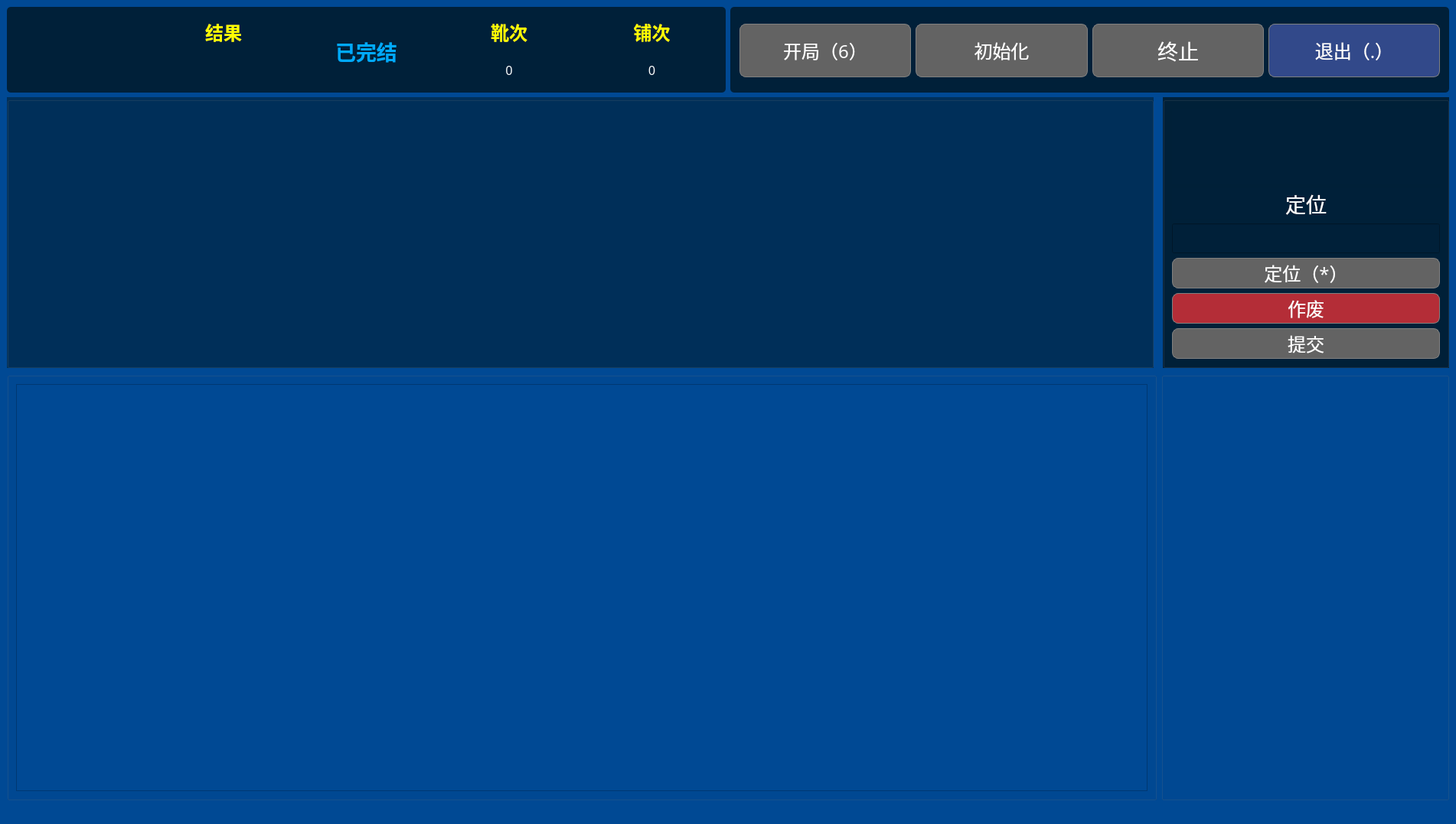
<?xml version="1.0" encoding="UTF-8"?>
<ui version="4.0">
 <class>MainWindow</class>
 <widget class="QMainWindow" name="MainWindow">
  <property name="geometry">
   <rect>
    <x>0</x>
    <y>0</y>
    <width>1902</width>
    <height>1077</height>
   </rect>
  </property>
  <property name="font">
   <font>
    <family>方正粗黑宋简体</family>
   </font>
  </property>
  <property name="windowTitle">
   <string>MainWindow</string>
  </property>
  <property name="styleSheet">
   <string notr="true">background-color: rgb(0, 73, 148);</string>
  </property>
  <widget class="QWidget" name="centralwidget">
   <layout class="QVBoxLayout" name="verticalLayout_7" stretch="1,3,5">
    <item>
     <layout class="QGridLayout" name="gridLayout">
      <property name="sizeConstraint">
       <enum>QLayout::SetMinAndMaxSize</enum>
      </property>
      <item row="0" column="1">
       <widget class="QGroupBox" name="groupBox_2">
        <property name="styleSheet">
         <string notr="true">border-radius:5px;
background-color: rgb(0,32, 57);
</string>
        </property>
        <property name="title">
         <string/>
        </property>
        <layout class="QGridLayout" name="gridLayout_2">
         <item row="0" column="2">
          <widget class="QPushButton" name="pu_end">
           <property name="enabled">
            <bool>false</bool>
           </property>
           <property name="minimumSize">
            <size>
             <width>0</width>
             <height>70</height>
            </size>
           </property>
           <property name="font">
            <font>
             <family>方正粗黑宋简体</family>
             <pointsize>20</pointsize>
            </font>
           </property>
           <property name="styleSheet">
            <string notr="true">QPushButton{color: rgb(255, 255, 255);background:rgb(50, 73, 138);border:1px solid grey; border-radius: 8px;}
QPushButton:hover{border-color:rgb(139,170,105)}
QPushButton:pressed{border-color:gray;background-color:rgb(54, 65, 97);}
QPushButton:disabled{border-color:gray;background-color: rgb(99, 99, 99);
}</string>
           </property>
           <property name="text">
            <string>终止</string>
           </property>
          </widget>
         </item>
         <item row="0" column="3">
          <widget class="QPushButton" name="pu_exit">
           <property name="enabled">
            <bool>true</bool>
           </property>
           <property name="minimumSize">
            <size>
             <width>0</width>
             <height>70</height>
            </size>
           </property>
           <property name="font">
            <font>
             <family>方正粗黑宋简体</family>
             <pointsize>18</pointsize>
             <weight>50</weight>
             <bold>false</bold>
            </font>
           </property>
           <property name="styleSheet">
            <string notr="true">QPushButton{color: rgb(255, 255, 255);background:rgb(50, 73, 138);border:1px solid grey; border-radius: 8px;}
QPushButton:hover{border-color:rgb(139,170,105)}
QPushButton:pressed{border-color:gray;background-color:rgb(54, 65, 97);}
QPushButton:disabled{border-color:gray;background-color: rgb(99, 99, 99);
}</string>
           </property>
           <property name="text">
            <string>退出（.）</string>
           </property>
           <property name="shortcut">
            <string>.</string>
           </property>
          </widget>
         </item>
         <item row="0" column="0">
          <widget class="QPushButton" name="pu_start">
           <property name="enabled">
            <bool>false</bool>
           </property>
           <property name="minimumSize">
            <size>
             <width>0</width>
             <height>70</height>
            </size>
           </property>
           <property name="font">
            <font>
             <family>方正粗黑宋简体</family>
             <pointsize>18</pointsize>
            </font>
           </property>
           <property name="styleSheet">
            <string notr="true">QPushButton{color: rgb(255, 255, 255);background:rgb(50, 73, 138);border:1px solid grey; border-radius: 8px;}
QPushButton:hover{border-color:rgb(139,170,105)}
QPushButton:pressed{border-color:gray;background-color:rgb(54, 65, 97);}
QPushButton:disabled{border-color:gray;background-color: rgb(99, 99, 99);
}</string>
           </property>
           <property name="text">
            <string>开局（6）</string>
           </property>
           <property name="shortcut">
            <string>6</string>
           </property>
           <property name="checkable">
            <bool>true</bool>
           </property>
           <property name="checked">
            <bool>false</bool>
           </property>
           <property name="autoRepeat">
            <bool>false</bool>
           </property>
          </widget>
         </item>
         <item row="0" column="1">
          <widget class="QPushButton" name="pu_init">
           <property name="enabled">
            <bool>false</bool>
           </property>
           <property name="minimumSize">
            <size>
             <width>0</width>
             <height>70</height>
            </size>
           </property>
           <property name="font">
            <font>
             <family>方正粗黑宋简体</family>
             <pointsize>18</pointsize>
             <weight>50</weight>
             <bold>false</bold>
            </font>
           </property>
           <property name="styleSheet">
            <string notr="true">QPushButton{color: rgb(255, 255, 255);background:rgb(50, 73, 138);border:1px solid grey; border-radius: 8px;}
QPushButton:hover{border-color:rgb(139,170,105)}
QPushButton:pressed{border-color:gray;background-color:rgb(54, 65, 97);}
QPushButton:disabled{border-color:gray;background-color: rgb(99, 99, 99);
}</string>
           </property>
           <property name="text">
            <string>初始化</string>
           </property>
          </widget>
         </item>
        </layout>
       </widget>
      </item>
      <item row="0" column="0">
       <widget class="QGroupBox" name="groupBox">
        <property name="palette">
         <palette>
          <active>
           <colorrole role="WindowText">
            <brush brushstyle="SolidPattern">
             <color alpha="255">
              <red>0</red>
              <green>0</green>
              <blue>0</blue>
             </color>
            </brush>
           </colorrole>
           <colorrole role="Button">
            <brush brushstyle="SolidPattern">
             <color alpha="255">
              <red>0</red>
              <green>32</green>
              <blue>57</blue>
             </color>
            </brush>
           </colorrole>
           <colorrole role="Light">
            <brush brushstyle="SolidPattern">
             <color alpha="255">
              <red>127</red>
              <green>170</green>
              <blue>255</blue>
             </color>
            </brush>
           </colorrole>
           <colorrole role="Midlight">
            <brush brushstyle="SolidPattern">
             <color alpha="255">
              <red>63</red>
              <green>127</green>
              <blue>255</blue>
             </color>
            </brush>
           </colorrole>
           <colorrole role="Dark">
            <brush brushstyle="SolidPattern">
             <color alpha="255">
              <red>0</red>
              <green>42</green>
              <blue>127</blue>
             </color>
            </brush>
           </colorrole>
           <colorrole role="Mid">
            <brush brushstyle="SolidPattern">
             <color alpha="255">
              <red>0</red>
              <green>56</green>
              <blue>170</blue>
             </color>
            </brush>
           </colorrole>
           <colorrole role="Text">
            <brush brushstyle="SolidPattern">
             <color alpha="255">
              <red>0</red>
              <green>0</green>
              <blue>0</blue>
             </color>
            </brush>
           </colorrole>
           <colorrole role="BrightText">
            <brush brushstyle="SolidPattern">
             <color alpha="255">
              <red>255</red>
              <green>255</green>
              <blue>255</blue>
             </color>
            </brush>
           </colorrole>
           <colorrole role="ButtonText">
            <brush brushstyle="SolidPattern">
             <color alpha="255">
              <red>0</red>
              <green>0</green>
              <blue>0</blue>
             </color>
            </brush>
           </colorrole>
           <colorrole role="Base">
            <brush brushstyle="SolidPattern">
             <color alpha="255">
              <red>0</red>
              <green>32</green>
              <blue>57</blue>
             </color>
            </brush>
           </colorrole>
           <colorrole role="Window">
            <brush brushstyle="SolidPattern">
             <color alpha="255">
              <red>0</red>
              <green>32</green>
              <blue>57</blue>
             </color>
            </brush>
           </colorrole>
           <colorrole role="Shadow">
            <brush brushstyle="SolidPattern">
             <color alpha="255">
              <red>0</red>
              <green>0</green>
              <blue>0</blue>
             </color>
            </brush>
           </colorrole>
           <colorrole role="AlternateBase">
            <brush brushstyle="SolidPattern">
             <color alpha="255">
              <red>127</red>
              <green>170</green>
              <blue>255</blue>
             </color>
            </brush>
           </colorrole>
           <colorrole role="ToolTipBase">
            <brush brushstyle="SolidPattern">
             <color alpha="255">
              <red>255</red>
              <green>255</green>
              <blue>220</blue>
             </color>
            </brush>
           </colorrole>
           <colorrole role="ToolTipText">
            <brush brushstyle="SolidPattern">
             <color alpha="255">
              <red>0</red>
              <green>0</green>
              <blue>0</blue>
             </color>
            </brush>
           </colorrole>
           <colorrole role="PlaceholderText">
            <brush brushstyle="SolidPattern">
             <color alpha="128">
              <red>0</red>
              <green>0</green>
              <blue>0</blue>
             </color>
            </brush>
           </colorrole>
          </active>
          <inactive>
           <colorrole role="WindowText">
            <brush brushstyle="SolidPattern">
             <color alpha="255">
              <red>0</red>
              <green>0</green>
              <blue>0</blue>
             </color>
            </brush>
           </colorrole>
           <colorrole role="Button">
            <brush brushstyle="SolidPattern">
             <color alpha="255">
              <red>0</red>
              <green>32</green>
              <blue>57</blue>
             </color>
            </brush>
           </colorrole>
           <colorrole role="Light">
            <brush brushstyle="SolidPattern">
             <color alpha="255">
              <red>127</red>
              <green>170</green>
              <blue>255</blue>
             </color>
            </brush>
           </colorrole>
           <colorrole role="Midlight">
            <brush brushstyle="SolidPattern">
             <color alpha="255">
              <red>63</red>
              <green>127</green>
              <blue>255</blue>
             </color>
            </brush>
           </colorrole>
           <colorrole role="Dark">
            <brush brushstyle="SolidPattern">
             <color alpha="255">
              <red>0</red>
              <green>42</green>
              <blue>127</blue>
             </color>
            </brush>
           </colorrole>
           <colorrole role="Mid">
            <brush brushstyle="SolidPattern">
             <color alpha="255">
              <red>0</red>
              <green>56</green>
              <blue>170</blue>
             </color>
            </brush>
           </colorrole>
           <colorrole role="Text">
            <brush brushstyle="SolidPattern">
             <color alpha="255">
              <red>0</red>
              <green>0</green>
              <blue>0</blue>
             </color>
            </brush>
           </colorrole>
           <colorrole role="BrightText">
            <brush brushstyle="SolidPattern">
             <color alpha="255">
              <red>255</red>
              <green>255</green>
              <blue>255</blue>
             </color>
            </brush>
           </colorrole>
           <colorrole role="ButtonText">
            <brush brushstyle="SolidPattern">
             <color alpha="255">
              <red>0</red>
              <green>0</green>
              <blue>0</blue>
             </color>
            </brush>
           </colorrole>
           <colorrole role="Base">
            <brush brushstyle="SolidPattern">
             <color alpha="255">
              <red>0</red>
              <green>32</green>
              <blue>57</blue>
             </color>
            </brush>
           </colorrole>
           <colorrole role="Window">
            <brush brushstyle="SolidPattern">
             <color alpha="255">
              <red>0</red>
              <green>32</green>
              <blue>57</blue>
             </color>
            </brush>
           </colorrole>
           <colorrole role="Shadow">
            <brush brushstyle="SolidPattern">
             <color alpha="255">
              <red>0</red>
              <green>0</green>
              <blue>0</blue>
             </color>
            </brush>
           </colorrole>
           <colorrole role="AlternateBase">
            <brush brushstyle="SolidPattern">
             <color alpha="255">
              <red>127</red>
              <green>170</green>
              <blue>255</blue>
             </color>
            </brush>
           </colorrole>
           <colorrole role="ToolTipBase">
            <brush brushstyle="SolidPattern">
             <color alpha="255">
              <red>255</red>
              <green>255</green>
              <blue>220</blue>
             </color>
            </brush>
           </colorrole>
           <colorrole role="ToolTipText">
            <brush brushstyle="SolidPattern">
             <color alpha="255">
              <red>0</red>
              <green>0</green>
              <blue>0</blue>
             </color>
            </brush>
           </colorrole>
           <colorrole role="PlaceholderText">
            <brush brushstyle="SolidPattern">
             <color alpha="128">
              <red>0</red>
              <green>0</green>
              <blue>0</blue>
             </color>
            </brush>
           </colorrole>
          </inactive>
          <disabled>
           <colorrole role="WindowText">
            <brush brushstyle="SolidPattern">
             <color alpha="255">
              <red>0</red>
              <green>42</green>
              <blue>127</blue>
             </color>
            </brush>
           </colorrole>
           <colorrole role="Button">
            <brush brushstyle="SolidPattern">
             <color alpha="255">
              <red>0</red>
              <green>32</green>
              <blue>57</blue>
             </color>
            </brush>
           </colorrole>
           <colorrole role="Light">
            <brush brushstyle="SolidPattern">
             <color alpha="255">
              <red>127</red>
              <green>170</green>
              <blue>255</blue>
             </color>
            </brush>
           </colorrole>
           <colorrole role="Midlight">
            <brush brushstyle="SolidPattern">
             <color alpha="255">
              <red>63</red>
              <green>127</green>
              <blue>255</blue>
             </color>
            </brush>
           </colorrole>
           <colorrole role="Dark">
            <brush brushstyle="SolidPattern">
             <color alpha="255">
              <red>0</red>
              <green>42</green>
              <blue>127</blue>
             </color>
            </brush>
           </colorrole>
           <colorrole role="Mid">
            <brush brushstyle="SolidPattern">
             <color alpha="255">
              <red>0</red>
              <green>56</green>
              <blue>170</blue>
             </color>
            </brush>
           </colorrole>
           <colorrole role="Text">
            <brush brushstyle="SolidPattern">
             <color alpha="255">
              <red>0</red>
              <green>42</green>
              <blue>127</blue>
             </color>
            </brush>
           </colorrole>
           <colorrole role="BrightText">
            <brush brushstyle="SolidPattern">
             <color alpha="255">
              <red>255</red>
              <green>255</green>
              <blue>255</blue>
             </color>
            </brush>
           </colorrole>
           <colorrole role="ButtonText">
            <brush brushstyle="SolidPattern">
             <color alpha="255">
              <red>0</red>
              <green>42</green>
              <blue>127</blue>
             </color>
            </brush>
           </colorrole>
           <colorrole role="Base">
            <brush brushstyle="SolidPattern">
             <color alpha="255">
              <red>0</red>
              <green>32</green>
              <blue>57</blue>
             </color>
            </brush>
           </colorrole>
           <colorrole role="Window">
            <brush brushstyle="SolidPattern">
             <color alpha="255">
              <red>0</red>
              <green>32</green>
              <blue>57</blue>
             </color>
            </brush>
           </colorrole>
           <colorrole role="Shadow">
            <brush brushstyle="SolidPattern">
             <color alpha="255">
              <red>0</red>
              <green>0</green>
              <blue>0</blue>
             </color>
            </brush>
           </colorrole>
           <colorrole role="AlternateBase">
            <brush brushstyle="SolidPattern">
             <color alpha="255">
              <red>0</red>
              <green>85</green>
              <blue>255</blue>
             </color>
            </brush>
           </colorrole>
           <colorrole role="ToolTipBase">
            <brush brushstyle="SolidPattern">
             <color alpha="255">
              <red>255</red>
              <green>255</green>
              <blue>220</blue>
             </color>
            </brush>
           </colorrole>
           <colorrole role="ToolTipText">
            <brush brushstyle="SolidPattern">
             <color alpha="255">
              <red>0</red>
              <green>0</green>
              <blue>0</blue>
             </color>
            </brush>
           </colorrole>
           <colorrole role="PlaceholderText">
            <brush brushstyle="SolidPattern">
             <color alpha="128">
              <red>0</red>
              <green>0</green>
              <blue>0</blue>
             </color>
            </brush>
           </colorrole>
          </disabled>
         </palette>
        </property>
        <property name="layoutDirection">
         <enum>Qt::LeftToRight</enum>
        </property>
        <property name="autoFillBackground">
         <bool>false</bool>
        </property>
        <property name="styleSheet">
         <string notr="true">border-radius:5px;
background-color: rgb(0,32, 57);
</string>
        </property>
        <property name="title">
         <string/>
        </property>
        <property name="alignment">
         <set>Qt::AlignCenter</set>
        </property>
        <layout class="QGridLayout" name="gridLayout_3">
         <property name="leftMargin">
          <number>3</number>
         </property>
         <property name="topMargin">
          <number>3</number>
         </property>
         <property name="rightMargin">
          <number>3</number>
         </property>
         <property name="bottomMargin">
          <number>3</number>
         </property>
         <item row="0" column="0">
          <widget class="QLabel" name="desk_num">
           <property name="palette">
            <palette>
             <active>
              <colorrole role="WindowText">
               <brush brushstyle="SolidPattern">
                <color alpha="255">
                 <red>255</red>
                 <green>255</green>
                 <blue>0</blue>
                </color>
               </brush>
              </colorrole>
              <colorrole role="Button">
               <brush brushstyle="SolidPattern">
                <color alpha="255">
                 <red>0</red>
                 <green>32</green>
                 <blue>57</blue>
                </color>
               </brush>
              </colorrole>
              <colorrole role="Base">
               <brush brushstyle="SolidPattern">
                <color alpha="255">
                 <red>0</red>
                 <green>32</green>
                 <blue>57</blue>
                </color>
               </brush>
              </colorrole>
              <colorrole role="Window">
               <brush brushstyle="SolidPattern">
                <color alpha="255">
                 <red>0</red>
                 <green>32</green>
                 <blue>57</blue>
                </color>
               </brush>
              </colorrole>
             </active>
             <inactive>
              <colorrole role="WindowText">
               <brush brushstyle="SolidPattern">
                <color alpha="255">
                 <red>255</red>
                 <green>255</green>
                 <blue>0</blue>
                </color>
               </brush>
              </colorrole>
              <colorrole role="Button">
               <brush brushstyle="SolidPattern">
                <color alpha="255">
                 <red>0</red>
                 <green>32</green>
                 <blue>57</blue>
                </color>
               </brush>
              </colorrole>
              <colorrole role="Base">
               <brush brushstyle="SolidPattern">
                <color alpha="255">
                 <red>0</red>
                 <green>32</green>
                 <blue>57</blue>
                </color>
               </brush>
              </colorrole>
              <colorrole role="Window">
               <brush brushstyle="SolidPattern">
                <color alpha="255">
                 <red>0</red>
                 <green>32</green>
                 <blue>57</blue>
                </color>
               </brush>
              </colorrole>
             </inactive>
             <disabled>
              <colorrole role="WindowText">
               <brush brushstyle="SolidPattern">
                <color alpha="255">
                 <red>0</red>
                 <green>42</green>
                 <blue>127</blue>
                </color>
               </brush>
              </colorrole>
              <colorrole role="Button">
               <brush brushstyle="SolidPattern">
                <color alpha="255">
                 <red>0</red>
                 <green>32</green>
                 <blue>57</blue>
                </color>
               </brush>
              </colorrole>
              <colorrole role="Base">
               <brush brushstyle="SolidPattern">
                <color alpha="255">
                 <red>0</red>
                 <green>32</green>
                 <blue>57</blue>
                </color>
               </brush>
              </colorrole>
              <colorrole role="Window">
               <brush brushstyle="SolidPattern">
                <color alpha="255">
                 <red>0</red>
                 <green>32</green>
                 <blue>57</blue>
                </color>
               </brush>
              </colorrole>
             </disabled>
            </palette>
           </property>
           <property name="font">
            <font>
             <pointsize>24</pointsize>
             <weight>75</weight>
             <bold>true</bold>
            </font>
           </property>
           <property name="styleSheet">
            <string notr="true"/>
           </property>
           <property name="text">
            <string/>
           </property>
           <property name="alignment">
            <set>Qt::AlignCenter</set>
           </property>
           <property name="buddy">
            <cstring></cstring>
           </property>
          </widget>
         </item>
         <item row="0" column="1">
          <layout class="QVBoxLayout" name="verticalLayout">
           <item>
            <widget class="QLabel" name="label_11">
             <property name="palette">
              <palette>
               <active>
                <colorrole role="WindowText">
                 <brush brushstyle="SolidPattern">
                  <color alpha="255">
                   <red>255</red>
                   <green>255</green>
                   <blue>0</blue>
                  </color>
                 </brush>
                </colorrole>
                <colorrole role="Button">
                 <brush brushstyle="SolidPattern">
                  <color alpha="255">
                   <red>0</red>
                   <green>32</green>
                   <blue>57</blue>
                  </color>
                 </brush>
                </colorrole>
                <colorrole role="Base">
                 <brush brushstyle="SolidPattern">
                  <color alpha="255">
                   <red>0</red>
                   <green>32</green>
                   <blue>57</blue>
                  </color>
                 </brush>
                </colorrole>
                <colorrole role="Window">
                 <brush brushstyle="SolidPattern">
                  <color alpha="255">
                   <red>0</red>
                   <green>32</green>
                   <blue>57</blue>
                  </color>
                 </brush>
                </colorrole>
               </active>
               <inactive>
                <colorrole role="WindowText">
                 <brush brushstyle="SolidPattern">
                  <color alpha="255">
                   <red>255</red>
                   <green>255</green>
                   <blue>0</blue>
                  </color>
                 </brush>
                </colorrole>
                <colorrole role="Button">
                 <brush brushstyle="SolidPattern">
                  <color alpha="255">
                   <red>0</red>
                   <green>32</green>
                   <blue>57</blue>
                  </color>
                 </brush>
                </colorrole>
                <colorrole role="Base">
                 <brush brushstyle="SolidPattern">
                  <color alpha="255">
                   <red>0</red>
                   <green>32</green>
                   <blue>57</blue>
                  </color>
                 </brush>
                </colorrole>
                <colorrole role="Window">
                 <brush brushstyle="SolidPattern">
                  <color alpha="255">
                   <red>0</red>
                   <green>32</green>
                   <blue>57</blue>
                  </color>
                 </brush>
                </colorrole>
               </inactive>
               <disabled>
                <colorrole role="WindowText">
                 <brush brushstyle="SolidPattern">
                  <color alpha="255">
                   <red>120</red>
                   <green>120</green>
                   <blue>120</blue>
                  </color>
                 </brush>
                </colorrole>
                <colorrole role="Button">
                 <brush brushstyle="SolidPattern">
                  <color alpha="255">
                   <red>0</red>
                   <green>32</green>
                   <blue>57</blue>
                  </color>
                 </brush>
                </colorrole>
                <colorrole role="Base">
                 <brush brushstyle="SolidPattern">
                  <color alpha="255">
                   <red>0</red>
                   <green>32</green>
                   <blue>57</blue>
                  </color>
                 </brush>
                </colorrole>
                <colorrole role="Window">
                 <brush brushstyle="SolidPattern">
                  <color alpha="255">
                   <red>0</red>
                   <green>32</green>
                   <blue>57</blue>
                  </color>
                 </brush>
                </colorrole>
               </disabled>
              </palette>
             </property>
             <property name="font">
              <font>
               <pointsize>18</pointsize>
               <weight>75</weight>
               <bold>true</bold>
              </font>
             </property>
             <property name="text">
              <string>结果</string>
             </property>
             <property name="alignment">
              <set>Qt::AlignCenter</set>
             </property>
            </widget>
           </item>
           <item>
            <layout class="QHBoxLayout" name="horizontalLayout">
             <item>
              <widget class="QLabel" name="pu_result">
               <property name="font">
                <font>
                 <pointsize>12</pointsize>
                </font>
               </property>
               <property name="styleSheet">
                <string notr="true">color: rgb(255, 255, 255);</string>
               </property>
               <property name="text">
                <string/>
               </property>
               <property name="alignment">
                <set>Qt::AlignCenter</set>
               </property>
              </widget>
             </item>
            </layout>
           </item>
          </layout>
         </item>
         <item row="0" column="2">
          <widget class="QLabel" name="opration_show">
           <property name="font">
            <font>
             <pointsize>20</pointsize>
             <weight>75</weight>
             <bold>true</bold>
            </font>
           </property>
           <property name="styleSheet">
            <string notr="true">color: rgb(0, 170, 255);</string>
           </property>
           <property name="text">
            <string>已完结</string>
           </property>
           <property name="alignment">
            <set>Qt::AlignCenter</set>
           </property>
          </widget>
         </item>
         <item row="0" column="3">
          <layout class="QVBoxLayout" name="verticalLayout_2">
           <item>
            <widget class="QLabel" name="label_5">
             <property name="font">
              <font>
               <pointsize>18</pointsize>
               <weight>75</weight>
               <bold>true</bold>
              </font>
             </property>
             <property name="styleSheet">
              <string notr="true">color: rgb(255, 255, 0);</string>
             </property>
             <property name="text">
              <string>靴次</string>
             </property>
             <property name="alignment">
              <set>Qt::AlignCenter</set>
             </property>
            </widget>
           </item>
           <item>
            <widget class="QLabel" name="xue_times">
             <property name="font">
              <font>
               <pointsize>12</pointsize>
              </font>
             </property>
             <property name="styleSheet">
              <string notr="true">color: rgb(255, 255, 255);</string>
             </property>
             <property name="lineWidth">
              <number>1</number>
             </property>
             <property name="text">
              <string>0</string>
             </property>
             <property name="alignment">
              <set>Qt::AlignCenter</set>
             </property>
            </widget>
           </item>
          </layout>
         </item>
         <item row="0" column="4">
          <layout class="QVBoxLayout" name="verticalLayout_3">
           <item>
            <widget class="QLabel" name="label_9">
             <property name="font">
              <font>
               <pointsize>18</pointsize>
               <weight>75</weight>
               <bold>true</bold>
              </font>
             </property>
             <property name="styleSheet">
              <string notr="true">color: rgb(255, 255, 0);</string>
             </property>
             <property name="text">
              <string>铺次</string>
             </property>
             <property name="alignment">
              <set>Qt::AlignCenter</set>
             </property>
            </widget>
           </item>
           <item>
            <widget class="QLabel" name="pu_times">
             <property name="font">
              <font>
               <pointsize>12</pointsize>
              </font>
             </property>
             <property name="styleSheet">
              <string notr="true">color: rgb(255, 255, 255);</string>
             </property>
             <property name="text">
              <string>0</string>
             </property>
             <property name="alignment">
              <set>Qt::AlignCenter</set>
             </property>
            </widget>
           </item>
          </layout>
         </item>
        </layout>
       </widget>
      </item>
     </layout>
    </item>
    <item>
     <layout class="QHBoxLayout" name="horizontalLayout_19" stretch="4,0,1">
      <item>
       <widget class="QGroupBox" name="groupBox_4">
        <property name="enabled">
         <bool>true</bool>
        </property>
        <property name="font">
         <font>
          <pointsize>22</pointsize>
         </font>
        </property>
        <property name="styleSheet">
         <string notr="true">background-color: rgb(0, 48, 90);</string>
        </property>
        <property name="title">
         <string/>
        </property>
       </widget>
      </item>
      <item>
       <widget class="QLineEdit" name="lineEdit">
        <property name="maximumSize">
         <size>
          <width>0</width>
          <height>0</height>
         </size>
        </property>
        <property name="cursor">
         <cursorShape>BlankCursor</cursorShape>
        </property>
       </widget>
      </item>
      <item>
       <widget class="QGroupBox" name="groupBox_5">
        <property name="styleSheet">
         <string notr="true">background-color: rgb(0, 32, 57);</string>
        </property>
        <property name="title">
         <string/>
        </property>
        <layout class="QVBoxLayout" name="verticalLayout_4">
         <item>
          <widget class="QLabel" name="label_locate">
           <property name="font">
            <font>
             <pointsize>32</pointsize>
             <weight>75</weight>
             <bold>true</bold>
            </font>
           </property>
           <property name="styleSheet">
            <string notr="true">color: rgb(255, 255, 255);</string>
           </property>
           <property name="text">
            <string>&lt;html&gt;&lt;head/&gt;&lt;body&gt;&lt;p&gt;&lt;br/&gt;&lt;/p&gt;&lt;/body&gt;&lt;/html&gt;</string>
           </property>
           <property name="alignment">
            <set>Qt::AlignCenter</set>
           </property>
          </widget>
         </item>
         <item>
          <widget class="QLabel" name="label">
           <property name="font">
            <font>
             <pointsize>20</pointsize>
            </font>
           </property>
           <property name="layoutDirection">
            <enum>Qt::LeftToRight</enum>
           </property>
           <property name="styleSheet">
            <string notr="true">color: rgb(255, 255, 255);</string>
           </property>
           <property name="text">
            <string>定位</string>
           </property>
           <property name="alignment">
            <set>Qt::AlignHCenter|Qt::AlignTop</set>
           </property>
           <property name="textInteractionFlags">
            <set>Qt::LinksAccessibleByMouse</set>
           </property>
          </widget>
         </item>
         <item>
          <widget class="QLineEdit" name="lineEdit_2">
           <property name="enabled">
            <bool>true</bool>
           </property>
           <property name="font">
            <font>
             <pointsize>20</pointsize>
            </font>
           </property>
           <property name="styleSheet">
            <string notr="true">color: rgb(255, 255, 255);</string>
           </property>
           <property name="text">
            <string/>
           </property>
           <property name="alignment">
            <set>Qt::AlignCenter</set>
           </property>
          </widget>
         </item>
         <item>
          <widget class="QPushButton" name="button_locate">
           <property name="enabled">
            <bool>false</bool>
           </property>
           <property name="minimumSize">
            <size>
             <width>0</width>
             <height>40</height>
            </size>
           </property>
           <property name="font">
            <font>
             <family>方正粗黑宋简体</family>
             <pointsize>18</pointsize>
            </font>
           </property>
           <property name="styleSheet">
            <string notr="true">QPushButton{color: rgb(255, 255, 255);background:rgb(180, 45, 55);border:1px solid grey; border-radius: 8px;}
QPushButton:hover{border-color:rgb(139,170,105)}
QPushButton:pressed{border-color:gray;background-color: rgb(114, 58, 62);}
QPushButton:disabled{border-color:gray;background-color: rgb(99, 99, 99);
}</string>
           </property>
           <property name="text">
            <string>定位（*）</string>
           </property>
           <property name="shortcut">
            <string>*</string>
           </property>
          </widget>
         </item>
         <item>
          <widget class="QPushButton" name="button_useless">
           <property name="enabled">
            <bool>true</bool>
           </property>
           <property name="minimumSize">
            <size>
             <width>0</width>
             <height>40</height>
            </size>
           </property>
           <property name="font">
            <font>
             <family>方正粗黑宋简体</family>
             <pointsize>18</pointsize>
             <weight>50</weight>
             <bold>false</bold>
            </font>
           </property>
           <property name="styleSheet">
            <string notr="true">QPushButton{color: rgb(255, 255, 255);background:rgb(180, 45, 55);border:1px solid grey; border-radius: 8px;}
QPushButton:hover{border-color:rgb(139,170,105)}
QPushButton:pressed{border-color:gray;background-color: rgb(114, 58, 62);}
QPushButton:disabled{border-color:gray;background-color: rgb(99, 99, 99);
}</string>
           </property>
           <property name="text">
            <string>作废</string>
           </property>
           <property name="shortcut">
            <string>0</string>
           </property>
          </widget>
         </item>
         <item>
          <widget class="QPushButton" name="button_summit">
           <property name="enabled">
            <bool>false</bool>
           </property>
           <property name="minimumSize">
            <size>
             <width>0</width>
             <height>40</height>
            </size>
           </property>
           <property name="font">
            <font>
             <family>方正粗黑宋简体</family>
             <pointsize>18</pointsize>
            </font>
           </property>
           <property name="styleSheet">
            <string notr="true">QPushButton{color: rgb(255, 255, 255);background:rgb(50, 73, 138);border:1px solid grey; border-radius: 8px;}
QPushButton:hover{border-color:rgb(139,170,105)}
QPushButton:pressed{border-color:gray;background-color:rgb(54, 65, 97);}
QPushButton:disabled{border-color:gray;background-color: rgb(99, 99, 99);
}</string>
           </property>
           <property name="text">
            <string>提交</string>
           </property>
          </widget>
         </item>
        </layout>
       </widget>
      </item>
     </layout>
    </item>
    <item>
     <layout class="QHBoxLayout" name="horizontalLayout_2" stretch="4,1">
      <item>
       <widget class="QGroupBox" name="groupBox_3">
        <property name="title">
         <string/>
        </property>
        <layout class="QHBoxLayout" name="horizontalLayout_3">
         <item>
          <widget class="QScrollArea" name="scrollArea">
           <property name="widgetResizable">
            <bool>true</bool>
           </property>
           <widget class="QWidget" name="scrollAreaWidgetContents">
            <property name="geometry">
             <rect>
              <x>0</x>
              <y>0</y>
              <width>1479</width>
              <height>502</height>
             </rect>
            </property>
            <layout class="QVBoxLayout" name="verticalLayout_6">
             <item>
              <layout class="QGridLayout" name="gridLayout_4"/>
             </item>
            </layout>
           </widget>
          </widget>
         </item>
        </layout>
       </widget>
      </item>
      <item>
       <widget class="QGroupBox" name="groupBox_6">
        <property name="styleSheet">
         <string notr="true"/>
        </property>
        <property name="title">
         <string/>
        </property>
       </widget>
      </item>
     </layout>
    </item>
   </layout>
  </widget>
  <widget class="QStatusBar" name="statusbar"/>
 </widget>
 <resources/>
 <connections/>
</ui>
